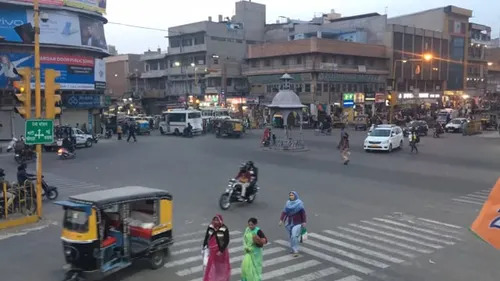
#> input picture Adas program_8/Adas program 8/road1.jpg, 500 x 281 px
$ python main.py
#> lines starting #> are read from the running program, lines starting #| are printed output that depends on the picture; after the words box and inside, x2 and y2 are one past the last pixel; in counts of white or black regions, pixels touching at a corner belong together
import cv2
from pathlib import Path

image_path = Path(__file__).with_name("road1.jpg")
image = cv2.imread(str(image_path))
#> image is the input picture: shape (281, 500, 3); mean B, G, R 115.2, 109.7, 108.7

if image is None:
    print("Image not found!")
    print("Put road1.jpg in the same folder as main.py")
    raise SystemExit

hog = cv2.HOGDescriptor()
hog.setSVMDetector(cv2.HOGDescriptor_getDefaultPeopleDetector())

rects, weights = hog.detectMultiScale(
    image,
    winStride=(4, 4),
    padding=(8, 8),
    scale=1.03
)
#> rects = [[0, 107, 66, 136]]; weights = [0.414]

for (x, y, w, h), weight in zip(rects, weights):
    cv2.rectangle(image, (x, y), (x + w, y + h), (0, 255, 0), 2)
    cv2.putText(
        image,
        f"Person {float(weight):.2f}",
        (x, max(y - 10, 20)),
        cv2.FONT_HERSHEY_SIMPLEX,
        0.6,
        (0, 255, 0),
        2
    )
#> this loop made 1 pass
#> (x, y, w, h, weight) on pass 1: (0, 107, 66, 136, 0.414)
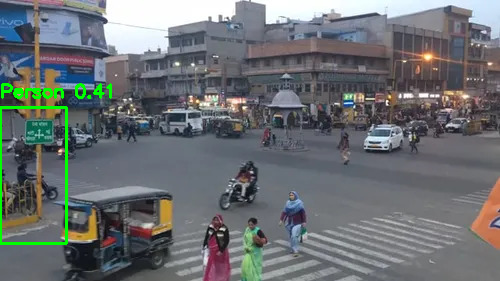
#> image: shape (281, 500, 3); 1.28% of pixels changed, all inside (x1, y1, x2, y2) = (0, 83, 112, 245)

print("Number of pedestrians detected:", len(rects))
#| Number of pedestrians detected: 1

cv2.imshow("HOG Pedestrian Detection", image)
cv2.waitKey(0)
cv2.destroyAllWindows()
